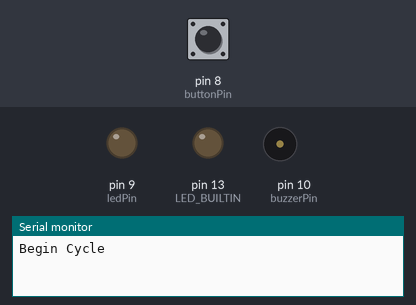
A sketch run on a simulated Arduino Uno, built with avr-gcc and run on an emulated ATmega328P. Parts: output pins drawn as LEDs (lit = HIGH), buzzer (waves = sounding), the last lines printed to the serial monitor. The inputs (shaded band) are chosen by the test bench; at power-on: pin 8 (buttonPin) HIGH.

Above: at 0.05 s.
At 7.2 s:
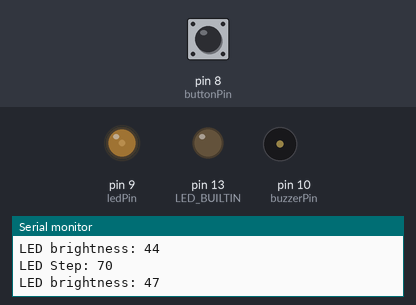
At 8.8 s:
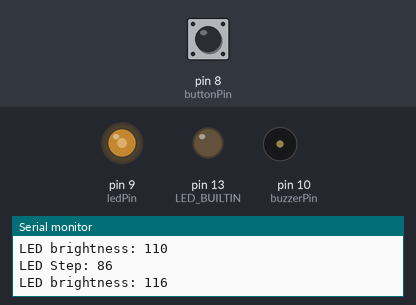
At 9.6 s:
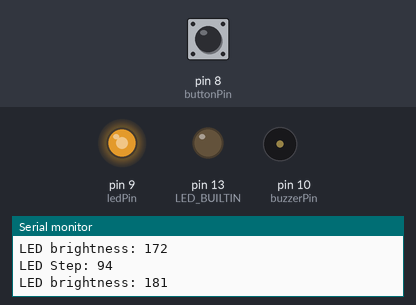
At 10.25 s:
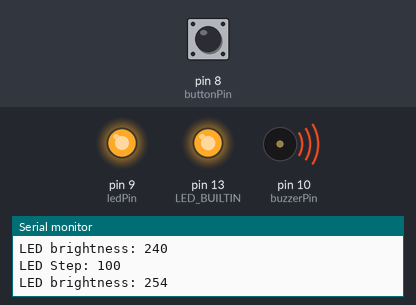
At 10.45 s:
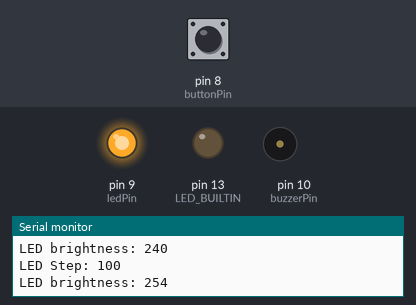
Timing chart, 0 to 13.6 s (numbered marks = the images above):
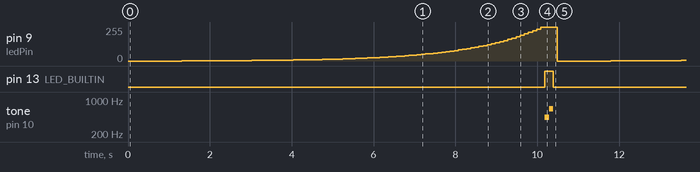

The sketch:

dimbuzz.ino
```cpp
// Pins
const int ledPin = 9;
const int buttonPin = 8;
const int buzzerPin = 10;

// Variables
int fadeTime = 10; //ms
int buttonState = 0;
int builtInState = 0;
int buzzerDelay = 100; //ms
int buzzerNote = 440;

// Calculate a logarhythmicly increasing LED using the following equation
// y = 2^(x/r) - 1 where r = ((mlog2)/(logp)) where p is max power (255) and m is number of steps

// The number of steps between the output being on and off
const int pwmIntervals = 100;
// The R value used in the graph calculation
float R;

void setup() {
    // Initialise Pins
    pinMode(ledPin, OUTPUT);
    pinMode(LED_BUILTIN, OUTPUT);
    pinMode(buttonPin, INPUT_PULLUP);
    pinMode(buzzerPin, OUTPUT);
    digitalWrite(LED_BUILTIN, LOW);
    analogWrite(ledPin, 0);
    noTone(buzzerPin);
    Serial.begin(9600);

    // deterime R
    R = (pwmIntervals * log10(2))/(log10(255));
}

void doFade() {

    Serial.println("Begin Cycle");

    int brightness = 0;

    for (int i = 0; i <= pwmIntervals; i++) {
        // Calculate required PWM value for the brightness
        brightness = pow(2, (i / R)) - 1;

        analogWrite(ledPin, brightness);

        delay(fadeTime * 10); // ten ms

        Serial.println("LED Step: " + String(i));
        Serial.println("LED brightness: " + String(brightness));
    }

}

void loop() {
    buttonState = digitalRead(buttonPin);

    if (buttonState != LOW) {
        doFade();
        digitalWrite(LED_BUILTIN, HIGH);


        do {
            buttonState = digitalRead(buttonPin);
            noTone(buzzerPin);
            tone(buzzerPin, buzzerNote);
            delay(100);
            buttonState = digitalRead(buttonPin) || buttonState;
            noTone(buzzerPin);
            tone(buzzerPin, (buzzerNote + (buzzerNote/2)));
            delay(100);
            buttonState = digitalRead(buttonPin) || buttonState;
        } while (buttonState == LOW);
        digitalWrite(LED_BUILTIN, LOW);
        noTone(buzzerPin);
        delay(fadeTime * 10);
    }

    Serial.println("LED off");
    analogWrite(ledPin, 0);
    digitalWrite(LED_BUILTIN, LOW);

}
```

Measured:
- by itself, pin 9 (ledPin): ramps from 0/255 to 254/255 and jumps back, once every 10.5 s
- by itself, pin 13 (LED_BUILTIN): alternates HIGH for 0.20 s and LOW for 10.3 s
- by itself, tone on pin 10 (buzzerPin): repeats every 10.5 s: 660 Hz 0.10 s, silent 10.3 s, 440 Hz 0.10 s
